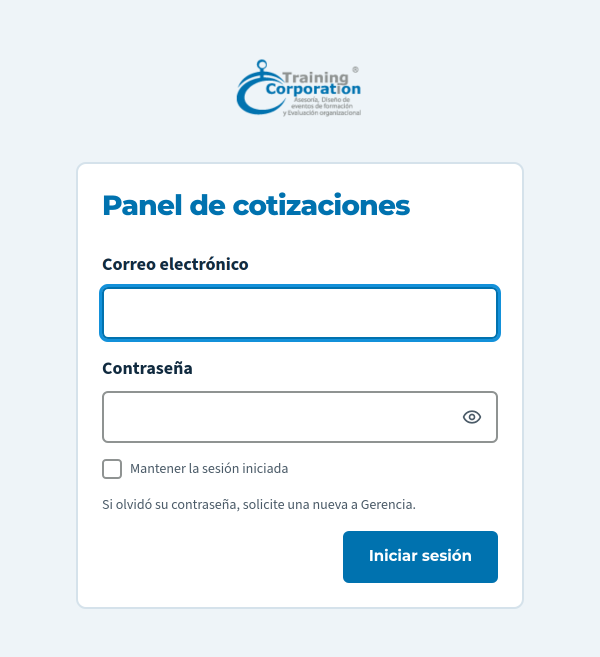
#> input picture manual-admin/capturas/02-01-login.png, 1200 x 1314 px (shown at 1/2 size); its folder holds only this picture in this run
$ python imagenes.py
#> lines starting #> are read from the running program, lines starting #| are printed output that depends on the picture
"""Imágenes que el Word necesita y que no existen como archivo: íconos de Font Awesome en cada
color, y las capturas dentro de su marco (ventana de navegador, teléfono o ventana de Excel).

Todo se guarda en caché en herramientas/.entorno/word/.
"""
from pathlib import Path

from PIL import Image, ImageDraw, ImageFont

MANUAL = Path(__file__).resolve().parents[2]
CACHE = MANUAL / 'herramientas' / '.entorno' / 'word'
FUENTES = MANUAL / 'fuentes' / 'ttf'
FA = FUENTES / 'fa-solid-900.ttf'

# Escala de las capturas: 1784 px (892 px CSS a doble densidad) llenan los 16 cm del texto.
PX_POR_CM = 1784 / 16


def hex_rgb(h):
    return tuple(int(h[i:i + 2], 16) for i in (0, 2, 4))


# ---------------------------------------------------------------------------
#  Íconos
# ---------------------------------------------------------------------------
def icono(codigo, color='102A3F', fondo=None, alto=96, margen=0.0):
    """PNG de un ícono de Font Awesome. Con `fondo`, el ícono va sobre un rectángulo de ese color
    (para los íconos dentro de botones sombreados)."""
    carpeta = CACHE / 'iconos'
    carpeta.mkdir(parents=True, exist_ok=True)
    destino = carpeta / f'{codigo}-{color}-{fondo or "x"}-{alto}-{margen}.png'
    if destino.exists():
        return destino
    fuente = ImageFont.truetype(str(FA), alto * 2)
    caracter = chr(int(codigo, 16))
    x0, y0, x1, y1 = fuente.getbbox(caracter)
    lienzo = Image.new('RGBA', (x1 - x0, y1 - y0), (0, 0, 0, 0))
    ImageDraw.Draw(lienzo).text((-x0, -y0), caracter, font=fuente, fill=hex_rgb(color) + (255,))
    # Todos los íconos con el mismo alto, como en el texto
    escala = alto / lienzo.height
    lienzo = lienzo.resize((max(1, round(lienzo.width * escala)), alto), Image.LANCZOS)
    if fondo or margen:
        m = round(alto * margen)
        base = Image.new('RGBA', (lienzo.width + 2 * m, alto + 2 * m), hex_rgb(fondo) + (255,) if fondo else (0, 0, 0, 0))
        base.alpha_composite(lienzo, (m, m))
        lienzo = base
    lienzo.save(destino)
    return destino


# [13 lines left out: function cuadro_icono, not called in this run]


# ---------------------------------------------------------------------------
#  Marcos de las capturas
# ---------------------------------------------------------------------------
def _fuente(nombre, tam):
    return ImageFont.truetype(str(FUENTES / nombre), round(tam))


def _puntos(dibujo, x, y, k):
    for i, c in enumerate(('E06C66', 'F8C35A', '68C17C')):
        r = 5.5 * k
        cx = x + i * 20 * k
        dibujo.ellipse((cx - r, y - r, cx + r, y + r), fill=hex_rgb(c))


def _ventana(captura, barra, k):
    """Coloca la captura bajo una barra de título, con borde y esquinas superiores redondeadas."""
    borde = max(2, round(2 * k))
    alto_barra = barra.height
    ancho = captura.width + 2 * borde
    alto = captura.height + alto_barra + 2 * borde
    marco = Image.new('RGBA', (ancho, alto), (0, 0, 0, 0))
    d = ImageDraw.Draw(marco)
    radio = round(10 * k)
    d.rounded_rectangle((0, 0, ancho - 1, alto - 1), radius=radio, fill=hex_rgb('D5E2EB'), corners=(True, True, False, False))
    d.rounded_rectangle((borde, borde, ancho - 1 - borde, alto_barra + borde), radius=max(1, radio - borde),
                        fill=hex_rgb('EEF4F8'), corners=(True, True, False, False))
    marco.alpha_composite(barra.convert('RGBA'), (borde, borde))
    d.line((borde, alto_barra + borde, ancho - borde, alto_barra + borde), fill=hex_rgb('D5E2EB'), width=borde)
    marco.alpha_composite(captura.convert('RGBA'), (borde, alto_barra + borde + 0))
    return marco


def navegador(archivo, direccion):
    """Captura dentro de una ventana de navegador con la dirección en la barra."""
    destino = CACHE / 'marcos' / f'{archivo}.png'
    destino.parent.mkdir(parents=True, exist_ok=True)
    captura = Image.open(MANUAL / 'capturas' / f'{archivo}.png')
    k = max(1.0, captura.width / 1784) * 2  # tamaño de los elementos del marco (doble densidad)
    alto_barra = round(22 * k)
    barra = Image.new('RGBA', (captura.width, alto_barra), hex_rgb('EEF4F8') + (255,))
    d = ImageDraw.Draw(barra)
    _puntos(d, 14 * k, alto_barra / 2, k / 2 * 1.0)
    x_url = round(60 * k / 2 * 2)
    d.rounded_rectangle((x_url, round(4 * k), captura.width - round(10 * k), alto_barra - round(4 * k)),
                        radius=round(7 * k), fill=(255, 255, 255), outline=hex_rgb('D5E2EB'), width=max(1, round(k / 2)))
    candado = Image.open(icono('F023', '4A5A67', alto=round(7.5 * k)))
    barra.alpha_composite(candado, (x_url + round(8 * k), (alto_barra - candado.height) // 2))
    letra = _fuente('SourceSans3-Regular.ttf', 10.5 * k)
    d.text((x_url + round(8 * k) + candado.width + round(6 * k), alto_barra / 2), direccion, font=letra,
           fill=hex_rgb('4A5A67'), anchor='lm')
    _ventana(captura, barra, k / 2).save(destino)
    return destino


# [46 lines left out: functions ventana_excel, telefono, ancho_cm, not called in this run]


def ancho_figura_cm(png, dpi=300, maximo=16.0):
    img = Image.open(png)
    return min(maximo, img.width / dpi * 2.54)


if __name__ == '__main__':
    print(navegador('02-01-login', 'cotizaciones.trainingcorporation.com.co/login'))
#> in navegador, captura is the input picture: PIL image 1200x1314 RGB; mean R, G, B 234, 241.9, 246.6
#> in navegador, `barra = Image.new('RGBA', (captura.width, alto_barra), hex_rgb('EEF4F8..`:
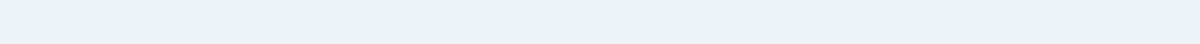
#> barra: PIL image 1200x44 RGBA; mean R, G, B, A 238, 244, 248, 255
#> in icono, `lienzo = Image.new('RGBA', (x1 - x0, y1 - y0), (0, 0, 0, 0))`: lienzo: PIL image 18x26 RGBA; every value is 0
#> in icono, `ImageDraw.Draw(lienzo).text((-x0, -y0), caracter, font=fuente, fill=he..`:
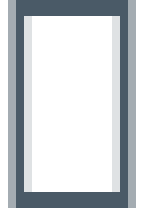
#> lienzo: PIL image 18x26 RGBA (shown 8 times larger); mean R, G, B, A 31, 37.7, 43.1, 72.8; transparent parts drawn white
#> in navegador, `barra.alpha_composite(candado, (x_url + round(8 * k), (alto_barra - ca..`:
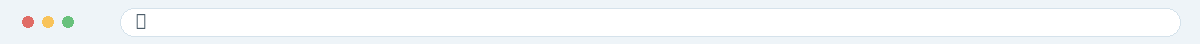
#> barra: PIL image 1200x44 RGBA; mean R, G, B, A 245.7, 248.6, 250.2, 255
#> in _ventana, `marco = Image.new('RGBA', (ancho, alto), (0, 0, 0, 0))`: marco: PIL image 1204x1362 RGBA; every value is 0
#> in _ventana, `marco.alpha_composite(barra.convert('RGBA'), (borde, borde))`:
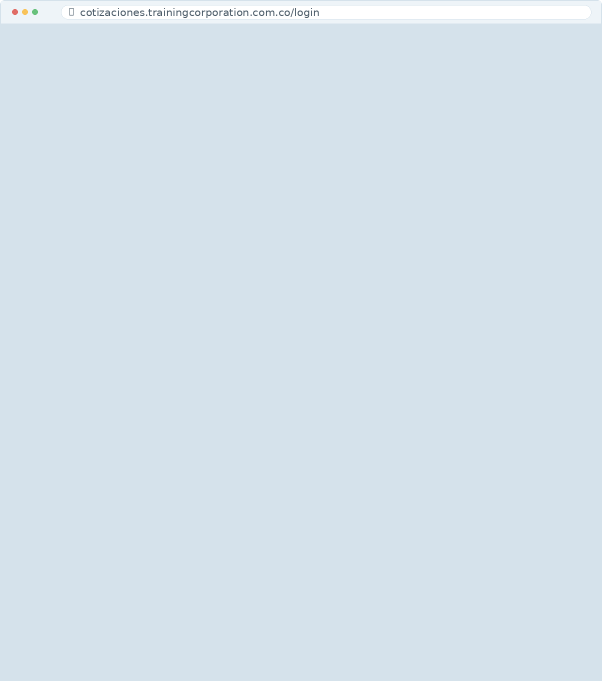
#> marco: PIL image 1204x1362 RGBA (shown at 1/2 size); mean R, G, B, A 213.8, 226.5, 235.3, 255; transparent parts drawn white
#> in _ventana, `marco.alpha_composite(barra.convert('RGBA'), (borde, borde))`:
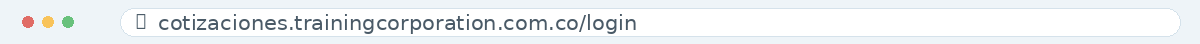
#> barra: PIL image 1200x44 RGBA; mean R, G, B, A 238.7, 242.1, 244.3, 255
#> in _ventana, `marco.alpha_composite(captura.convert('RGBA'), (borde, alto_barra + bo..`:
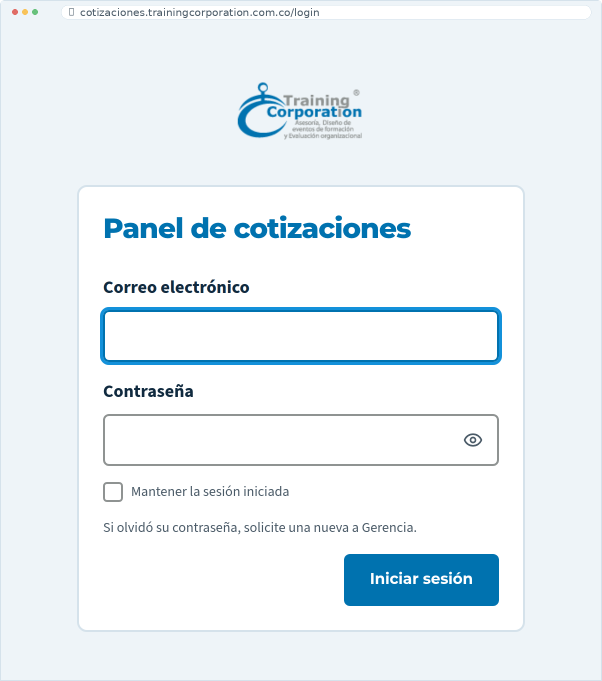
#> marco: PIL image 1204x1362 RGBA (shown at 1/2 size); mean R, G, B, A 234, 241.8, 246.5, 255; transparent parts drawn white
    print(navegador('03-01-cotizaciones-lista', 'cotizaciones.trainingcorporation.com.co/dashboard/ordenes-cotizacion'))
#> (the run stopped early here; a loop or call above may not have finished)
